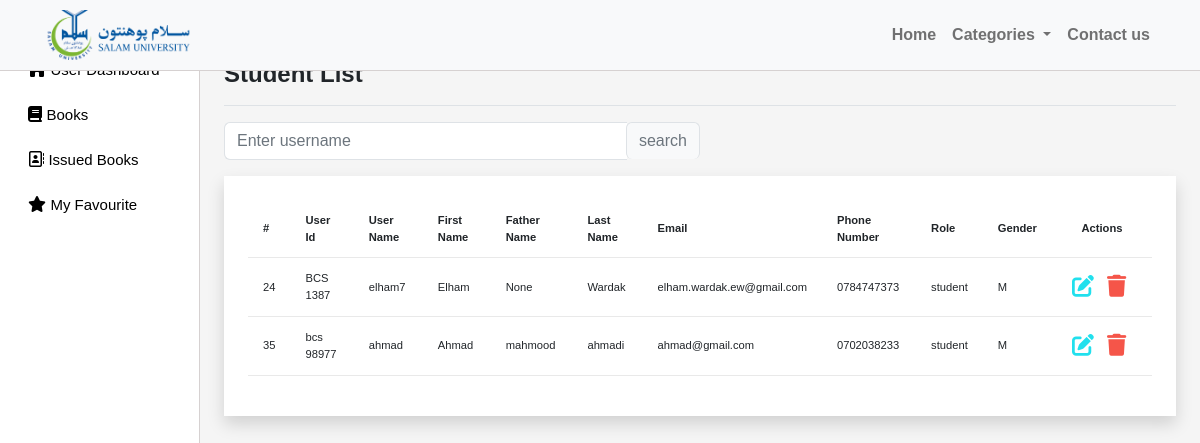
Before: /studentlist/ with the older database file.
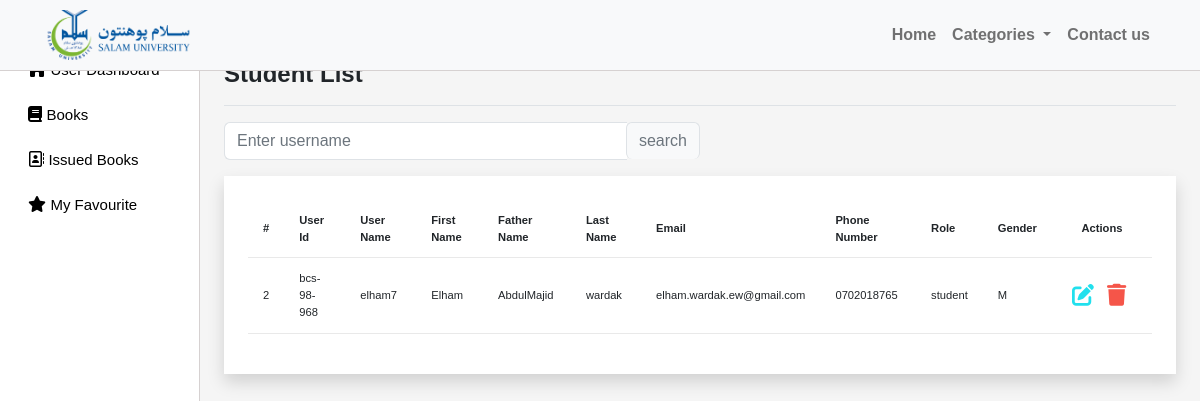
After: the same page with the newer database file.
### myapp/models.py (models this page shows)
class CustomUser(AbstractUser):
    email = models.EmailField(max_length=255, unique=True)
    username = models.CharField(max_length=50, unique=True)
    first_name = models.CharField(null=True, blank=True, max_length=100)
    father_name= models.CharField(null=True, blank=True, max_length=100)
    last_name = models.CharField(null=True, blank=True, max_length=100)
    phone_number = models.CharField(max_length=16)
    user_id = models.CharField(max_length=50,null=True,blank=True)
    group = models.ForeignKey(Group, on_delete=models.CASCADE, default=2)
    gender = models.CharField(max_length=1,null=True,blank=True)
    USERNAME_FIELD = 'email'
    EMAIL_FIELD = 'email'
    REQUIRED_FIELDS = []
    objects = CutomUserManager()

### myapp/views.py (the view)
# urls.py: path('studentlist/',views.StudentList, name ="studentlist"),
def StudentList(request):
    users = CustomUser.objects.filter(group_id="2")
    context = {'users':users}
    return render(request,'studentlist.html', context)

### myapp/templatetags/custom_tags.py (called while the page is built)
@register.inclusion_tag("category.html")
def get_categories():
    return {
        'categories': Category.objects.all()
    }

### myapp/templates/studentlist.html (shortened to what this page needs)
{% extends 'main.html' %}
{% block title %}Student List{% endblock title %}
{% block content %}
<div  class="search-customization">
	<div class="mb-3 w-50">
	  <form id="searchForm" action="{% url 'users-management' %}" method="GET">
		<div class="input-group">
		  <input
			class="form-control border-end-0 border"
			type="search"
			placeholder="Enter username"
			id="example-search-input"
			name="search_user"
			value="{{search_user}}"
		  />
		  <span class="input-group-append">
			<input
			  class="btn btn-outline-secondary bg-light border-bottom-0 border ms-n5"
			  type="submit"
			  value="search"
			/>
		  </span>
		</div>
	  </form>
	</div>
</div>
<div class="p-4 shadow bg-white">
    <table class="table table-hover table-font-size">
        <thead>
            <tr>
                <th scope="col">#</th>
                <th scope="col">User Id</th>
                <th scope="col">User Name</th>
                <th scope="col">First Name</th>
                <th scope="col">Father Name</th>
                <th scope="col">Last Name</th>
                <th scope="col">Email</th>
                <th scope="col">Phone Number</th>
                <th scope="col">Role</th>
                <th scope="col">Gender</th>
                <th class="text-center">Actions</th>
            </tr>
        </thead>
        <tbody>
            {% for user in users %}
                <tr>
                    <td>{{user.id}}</td>
                    <td>{{user.user_id}}</td>
                    <td>{{user.username}}</td>
                    <td>{{user.first_name}}</td>
                    <td>{{user.father_name}}</td>
                    <td>{{user.last_name}}</td>
                    <td>{{user.email}}</td>
                    <td>{{user.phone_number}}</td>
                    <td>{{user.group}}</td>
                    <td>{{user.gender}}</td>
                    <td>
                        <a href="{% url 'update-user' user.id %}" class="edit" data-toggle="modal"><i class="fa-solid fa-pen-to-square"></i></a>
                        <a href="{% url 'delete-user' user.id %}" onclick="return confirm('Do you really want to delete this user?') ;" class="delete" id="deleteBttn" data-toggle="modal"><i class="fa-solid fa-trash"></i></a>
                    </td>
                </tr>
            {% endfor %}
        </tbody>
    </table>
</div>
<br>
{% endblock %}

### templates/main.html (shortened to what this page needs)
<!DOCTYPE html>
{% load static %}
<html lang="en">
<head>
    <link href="https://cdn.jsdelivr.net/npm/select2@4.1.0-rc.0/dist/css/select2.min.css" rel="stylesheet" />
    <link rel="stylesheet" href="https://cdnjs.cloudflare.com/ajax/libs/font-awesome/6.4.0/css/all.min.css">
    <link rel="stylesheet" href="https://cdn.jsdelivr.net/npm/bootstrap@5.2.3/dist/css/bootstrap.min.css ">
    <link rel="stylesheet" href="{% static '/css/main.css' %}">
    <link rel="stylesheet" href="{% static '/css/style.css' %}">
    <link href="https://cdn.jsdelivr.net/npm/select2@4.1.0/dist/css/select2.min.css" rel="stylesheet" />
    <link rel="stylesheet" href="https://cdnjs.cloudflare.com/ajax/libs/chosen/1.8.7/chosen.css">
</head>
<body>
    {% include 'navbar.html' %}
    <div class="container-fluid">
      <div class="row">
        {% include 'offcanvas.html' %}
        <main role="main" class="col-md-9 ml-sm-auto col-lg-10 px-4 main-div ">
          <div class="d-flex justify-content-between flex-wrap flex-md-nowrap align-items-center pb-2 mb-3 border-bottom">
            <h4 class="fw-bold text-dark">
              {% block title %}{% endblock title %}
            </h4>
          </div>
          <div>
            {% block content %}
            {% endblock content %}
          </div>
        </main>
      </div>
    </div>
  </body>
</html>

### templates/navbar.html (shortened to what this page needs)
{% load static %}
{% load custom_tags %}
<nav class="navbar navbar-expand-lg backgroundcolor fixed-top px-3 py-1 justify-content-between">
  {% if request.user.username %}
  <a class="navbar-brand" href="{% url 'admin-page' %}">
    <i class="fa-solid fa-book-open-reader navbar-icon "></i>
    <span class="ms-2 text-white">LIBRARY MANAGEMENT SYSTEM</span>
  </a>
  {% else %}
    <nav class="navbar navbar-expand-lg backgroundcolor fixed-top bg-light">
      <div class="container">
        <a href="{% url 'index' %}"><img src="{% static 'images/en.png' %}" class="w-48" alt=""></a>
        <div class="collapse navbar-collapse" id="navbarNav">
          <ul class="navbar-nav ms-auto">
            <li class="nav-item">
              <a class="nav-link fw-bolder " aria-current="page" href="{% url 'index' %}">Home</a>
            </li>
            <li class="nav-item">
              <div class="collapse navbar-collapse show" id="navbarNavDarkDropdown">
                <ul class="navbar-nav">
                  <li class="nav-item dropdown ">
                    <a class="nav-link dropdown-toggle fw-bolder" href="{% url 'index' %}" id="navbarDarkDropdownMenuLink" role="button" data-bs-toggle="dropdown" aria-expanded="false">
                      Categories
                    </a>
                  </li>
                </ul>
              </div>
            </li>
            <li class="nav-item">
              <a class="nav-link fw-bolder" href="{% url 'contact-us' %}">Contact us</a>
            </li>
          </ul>
        </div>
      </div>
    </nav>
  {% endif %}
</nav>

### templates/offcanvas.html (shortened to what this page needs)
<nav class="col-md-2 d-none d-md-block sidebar">
  <div class="sidebar-sticky">
    <ul class="nav flex-column">
      {% if not request.user.is_staff%}
        <li class="nav-item">
          <a class="nav-link {% if request.get_full_path == '/view-issue-to-student/' %}active{% endif %}" href="{% url 'view-issue-to-student' %}">
            <span class="font-12">User Dashboard</span>
          </a>
        </li>
        <li class="nav-item">
          <a class="nav-link {% if request.get_full_path == '/book_list/' %}active{% endif %}" href="{% url 'book-list' %}">
            <i class="fa-solid fa-book"></i>
            <span class="font-12"> Books</span>
          </a>
        </li>
        <li class="nav-item">
          <a class="nav-link {% if request.get_full_path == '/issue-book-to-student/' %}active{% endif %}" href="{% url 'issue-book-to-student' %}">
            <i class="fa-regular fa-address-book"></i>
            <span class="font-12">Issued Books</span>
          </a>
        </li>
        <li class="nav-item">
          <a class="nav-link {% if request.get_full_path == '/my-favourites/' %}active{% endif %}" href="{% url 'my-favourites' %}">
            <i class="fa-solid fa-star"></i>
            <span class="font-12">My Favourite</span>
          </a>
        </li>
      {% endif %}
    </ul>
  </div>
</nav>

### static/css/main.css (style rules this page uses)
body { color: #566787; background: #f5f5f5; font-family: 'Varela Round', sans-serif; }
table.table tr th, table.table tr td { border-color: #e9e9e9; padding: 12px 15px; vertical-align: middle; }
table.table tr th:last-child { width: 100px; }
table.table td:last-child i { opacity: 0.9; font-size: 22px; margin: 0 5px; }
table.table td a { font-weight: bold; color: #566787; display: inline-block; text-decoration: none; outline: none !important; }
table.table td a.edit { color: #FFC107; }
table.table td a.delete { color: #F44336; }
table.table td i { font-size: 19px; }
body { overflow-y:scroll; }

### static/css/style.css (style rules this page uses)
:root { --offconvas-width: 270px; --topNavbarHeight: 56px; }
.backgroundcolor { background-color: rgba(0,98, 165, 1); border-bottom:1px solid #d6d1d1; }
.sidebar { height:100vh; background-color:#ffffff; border-right:1px solid #d6d1d1; }
.main-div { padding-top:60px; }
.sidebar-sticky { padding-top:45px; }
.sidebar-sticky ul li a { color:#000000; }
.sidebar-sticky ul li { margin-top:5px; }
.sidebar-sticky ul li a { border-radius:5px; }
.font-12 { font-size: 15px; }
.search-customization { display: flex; justify-content: space-between; }
.edit { color: rgb(9, 221, 236) !important; }
.table-font-size { font-size: 0.7rem !important; }
.w-48 { max-width: 100%; height: auto; width: 10rem; padding: 2px; }

Changed rows visible on the page:
removed CustomUser: id "24", user_id "BCS 1387", username "elham7", first_name "Elham", father_name "None", last_name "Wardak", email "elham.wardak.ew@gmail.com", phone_number "0784747373", group "student", gender "M"
removed CustomUser: id "35", user_id "bcs 98977", username "ahmad", first_name "Ahmad", father_name "mahmood", last_name "ahmadi", email "ahmad@gmail.com", phone_number "0702038233", group "student", gender "M"
added CustomUser: id "2", user_id "bcs-98-968", username "elham7", first_name "Elham", father_name "AbdulMajid", last_name "wardak", email "elham.wardak.ew@gmail.com", phone_number "0702018765", group "student", gender "M"
